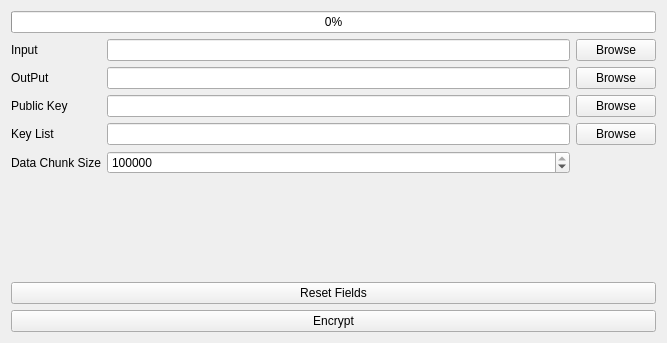
<?xml version="1.0" encoding="UTF-8"?>
<ui version="4.0">
 <class>encrypt</class>
 <widget class="QWidget" name="encrypt">
  <property name="geometry">
   <rect>
    <x>0</x>
    <y>0</y>
    <width>667</width>
    <height>343</height>
   </rect>
  </property>
  <property name="windowTitle">
   <string>Form</string>
  </property>
  <layout class="QGridLayout" name="gridLayout_2">
   <item row="1" column="0">
    <layout class="QGridLayout" name="gridLayout">
     <item row="2" column="3">
      <widget class="QPushButton" name="browse_public_key">
       <property name="text">
        <string>Browse</string>
       </property>
      </widget>
     </item>
     <item row="3" column="2">
      <widget class="QLineEdit" name="key_list">
       <property name="dragEnabled">
        <bool>true</bool>
       </property>
       <property name="clearButtonEnabled">
        <bool>true</bool>
       </property>
      </widget>
     </item>
     <item row="3" column="0">
      <widget class="QLabel" name="label_4">
       <property name="text">
        <string>Key List</string>
       </property>
      </widget>
     </item>
     <item row="4" column="0">
      <widget class="QLabel" name="label_5">
       <property name="text">
        <string>Data Chunk Size</string>
       </property>
      </widget>
     </item>
     <item row="1" column="0">
      <widget class="QLabel" name="label_2">
       <property name="text">
        <string>OutPut</string>
       </property>
      </widget>
     </item>
     <item row="1" column="3">
      <widget class="QPushButton" name="browse_ofile">
       <property name="text">
        <string>Browse</string>
       </property>
      </widget>
     </item>
     <item row="0" column="3">
      <widget class="QPushButton" name="browse_ifile">
       <property name="text">
        <string>Browse</string>
       </property>
      </widget>
     </item>
     <item row="0" column="2">
      <widget class="QLineEdit" name="ifile">
       <property name="dragEnabled">
        <bool>true</bool>
       </property>
       <property name="clearButtonEnabled">
        <bool>true</bool>
       </property>
      </widget>
     </item>
     <item row="2" column="2">
      <widget class="QLineEdit" name="public_key">
       <property name="dragEnabled">
        <bool>true</bool>
       </property>
       <property name="clearButtonEnabled">
        <bool>true</bool>
       </property>
      </widget>
     </item>
     <item row="0" column="0">
      <widget class="QLabel" name="label">
       <property name="text">
        <string>Input</string>
       </property>
      </widget>
     </item>
     <item row="3" column="3">
      <widget class="QPushButton" name="browse_keylist">
       <property name="text">
        <string>Browse</string>
       </property>
      </widget>
     </item>
     <item row="2" column="0">
      <widget class="QLabel" name="label_3">
       <property name="text">
        <string>Public Key</string>
       </property>
      </widget>
     </item>
     <item row="4" column="2">
      <widget class="QSpinBox" name="dataChunkSize">
       <property name="maximum">
        <number>999999999</number>
       </property>
       <property name="value">
        <number>10485760</number>
       </property>
      </widget>
     </item>
     <item row="1" column="2">
      <widget class="QLineEdit" name="ofile">
       <property name="dragEnabled">
        <bool>true</bool>
       </property>
       <property name="clearButtonEnabled">
        <bool>true</bool>
       </property>
      </widget>
     </item>
    </layout>
   </item>
   <item row="4" column="0">
    <widget class="QPushButton" name="encrypt_file">
     <property name="text">
      <string>Encrypt</string>
     </property>
    </widget>
   </item>
   <item row="0" column="0">
    <widget class="QProgressBar" name="progressBar">
     <property name="value">
      <number>0</number>
     </property>
    </widget>
   </item>
   <item row="3" column="0">
    <widget class="QPushButton" name="reset">
     <property name="text">
      <string>Reset Fields</string>
     </property>
    </widget>
   </item>
   <item row="2" column="0">
    <spacer name="verticalSpacer">
     <property name="orientation">
      <enum>Qt::Vertical</enum>
     </property>
     <property name="sizeHint" stdset="0">
      <size>
       <width>20</width>
       <height>40</height>
      </size>
     </property>
    </spacer>
   </item>
  </layout>
 </widget>
 <tabstops>
  <tabstop>ifile</tabstop>
  <tabstop>ofile</tabstop>
  <tabstop>public_key</tabstop>
  <tabstop>key_list</tabstop>
  <tabstop>dataChunkSize</tabstop>
  <tabstop>encrypt_file</tabstop>
  <tabstop>reset</tabstop>
  <tabstop>browse_ifile</tabstop>
  <tabstop>browse_ofile</tabstop>
  <tabstop>browse_public_key</tabstop>
  <tabstop>browse_keylist</tabstop>
 </tabstops>
 <resources/>
 <connections/>
</ui>
